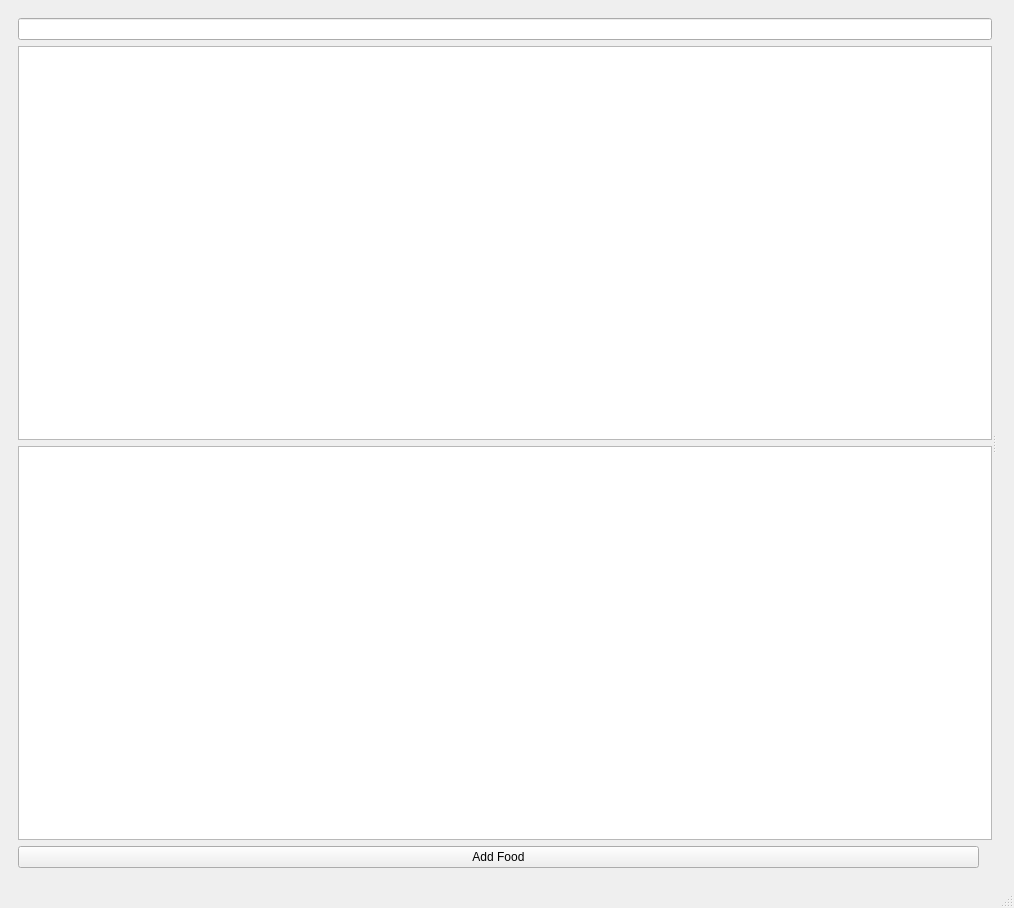
<?xml version="1.0" encoding="UTF-8"?>
<ui version="4.0">
 <class>MainWindow</class>
 <widget class="QMainWindow" name="MainWindow">
  <property name="geometry">
   <rect>
    <x>0</x>
    <y>0</y>
    <width>1014</width>
    <height>908</height>
   </rect>
  </property>
  <property name="windowTitle">
   <string>MainWindow</string>
  </property>
  <widget class="QWidget" name="centralwidget">
   <layout class="QHBoxLayout" name="horizontalLayout">
    <item>
     <widget class="QWidget" name="widget" native="true">
      <layout class="QVBoxLayout" name="verticalLayout">
       <item>
        <widget class="QSplitter" name="splitter">
         <property name="orientation">
          <enum>Qt::Horizontal</enum>
         </property>
         <widget class="QWidget" name="widget_2" native="true">
          <layout class="QVBoxLayout" name="verticalLayout_3">
           <item>
            <widget class="QLineEdit" name="foodTypeSearch"/>
           </item>
           <item>
            <widget class="QListWidget" name="foodTypesList"/>
           </item>
           <item>
            <widget class="QTreeWidget" name="foodTypeCategories">
             <property name="frameShape">
              <enum>QFrame::StyledPanel</enum>
             </property>
             <property name="frameShadow">
              <enum>QFrame::Raised</enum>
             </property>
             <property name="tabKeyNavigation">
              <bool>false</bool>
             </property>
             <property name="dragDropOverwriteMode">
              <bool>false</bool>
             </property>
             <property name="rootIsDecorated">
              <bool>true</bool>
             </property>
             <property name="uniformRowHeights">
              <bool>false</bool>
             </property>
             <property name="headerHidden">
              <bool>true</bool>
             </property>
             <attribute name="headerVisible">
              <bool>false</bool>
             </attribute>
             <attribute name="headerCascadingSectionResizes">
              <bool>false</bool>
             </attribute>
             <attribute name="headerShowSortIndicator" stdset="0">
              <bool>false</bool>
             </attribute>
             <column>
              <property name="text">
               <string>1</string>
              </property>
             </column>
            </widget>
           </item>
           <item>
            <layout class="QHBoxLayout" name="horizontalLayout_2">
             <item>
              <widget class="QPushButton" name="pushButton">
               <property name="text">
                <string>Add Food</string>
               </property>
              </widget>
             </item>
             <item>
              <spacer name="horizontalSpacer">
               <property name="orientation">
                <enum>Qt::Horizontal</enum>
               </property>
               <property name="sizeType">
                <enum>QSizePolicy::Minimum</enum>
               </property>
               <property name="sizeHint" stdset="0">
                <size>
                 <width>13</width>
                 <height>13</height>
                </size>
               </property>
              </spacer>
             </item>
            </layout>
           </item>
          </layout>
         </widget>
         <widget class="DailyIntakeManager" name="widget_3" native="true">
          <layout class="QVBoxLayout" name="verticalLayout_2"/>
         </widget>
        </widget>
       </item>
      </layout>
     </widget>
    </item>
   </layout>
  </widget>
  <widget class="QMenuBar" name="menubar">
   <property name="geometry">
    <rect>
     <x>0</x>
     <y>0</y>
     <width>1014</width>
     <height>21</height>
    </rect>
   </property>
  </widget>
  <widget class="QStatusBar" name="statusbar"/>
 </widget>
 <customwidgets>
  <customwidget>
   <class>DailyIntakeManager</class>
   <extends>QWidget</extends>
   <header>dailyintakemanager.h</header>
   <container>1</container>
  </customwidget>
 </customwidgets>
 <resources/>
 <connections/>
</ui>
